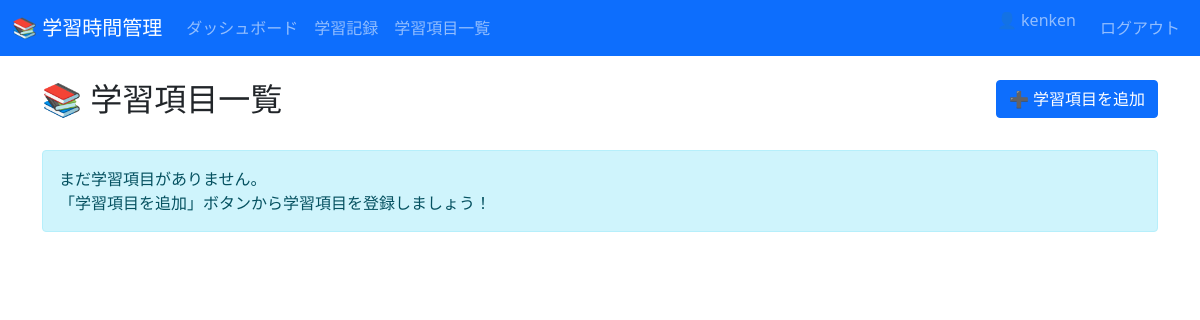
The page /certifications/ (signed in) on the database as committed earlier.
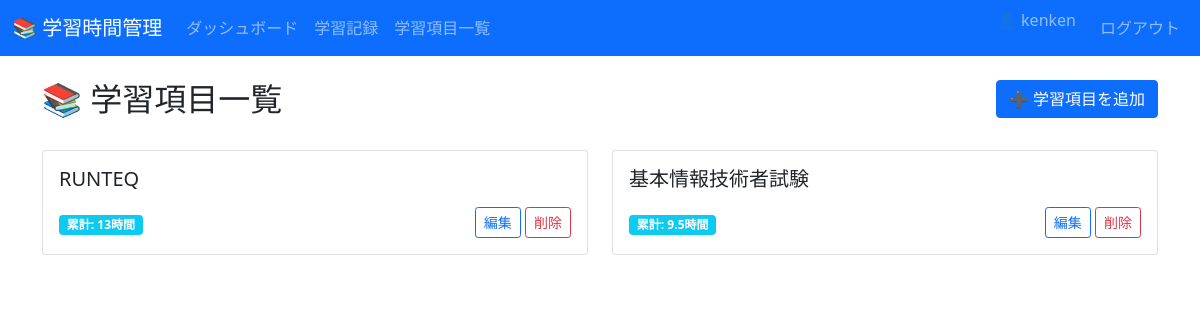
The same page on the database as committed later.
### records/models.py (models this page shows, shortened)
class Certification(models.Model):
    user = models.ForeignKey(
        User,
        on_delete=models.CASCADE,
        related_name='certifications',
        verbose_name='ユーザー'
    )
    name = models.CharField(max_length=100, verbose_name='学習項目名')
    created_at = models.DateTimeField(auto_now_add=True)
    class Meta:
        verbose_name = '学習項目'
        verbose_name_plural = '学習項目'
        ordering = ['name']
        constraints = [
            models.UniqueConstraint(
                fields=['user', 'name'],
                name='unique_user_certification'
            )
        ]

### records/views.py (the view)
# urls.py: path('certifications/', views.certification_list, name='certification_list'),
@login_required
def certification_list(request):
    certifications = Certification.objects.filter(
        user=request.user
    ).annotate(
        total_hours=Sum('study_records__hours')
    ).order_by('name')
    return render(request, 'records/certification_list.html', {
        'certifications': certifications
    })

### records/templates/records/certification_list.html (shortened to what this page needs)
{% extends 'records/base.html' %}
{% block content %}
<div class="row mb-4">
    <div class="col">
        <h2>📚 学習項目一覧</h2>
    </div>
    <div class="col-auto">
        <a href="{% url 'records:certification_create' %}" class="btn btn-primary">➕ 学習項目を追加</a>
    </div>
</div>
{% if certifications %}
<div class="row">
    {% for cert in certifications %}
    <div class="col-md-6 mb-3">
        <div class="card">
            <div class="card-body">
                <h5 class="card-title">{{ cert.name }}</h5>
                <div class="d-flex justify-content-between align-items-center mt-3">
                    <div>
                        <span class="badge bg-info">累計: {{ cert.total_hours|default:0 }}時間</span>
                    </div>
                    <div>
                        <a href="{% url 'records:certification_update' cert.pk %}" class="btn btn-sm btn-outline-primary">編集</a>
                        <a href="{% url 'records:certification_delete' cert.pk %}" class="btn btn-sm btn-outline-danger">削除</a>
                    </div>
                </div>
            </div>
        </div>
    </div>
    {% endfor %}
</div>
{% else %}
<div class="alert alert-info">
    まだ学習項目がありません。<br>
    「学習項目を追加」ボタンから学習項目を登録しましょう！
</div>
{% endif %}
{% endblock %}

Rows that differ between the two databases and show on the page:
added Certification: name "RUNTEQ", total_hours "13"
added Certification: name "基本情報技術者試験", total_hours "9.5"
Other text that changed with them:
text no longer shown: "まだ学習項目がありません。 「学習項目を追加」ボタンから学習項目を登録しましょう！"
